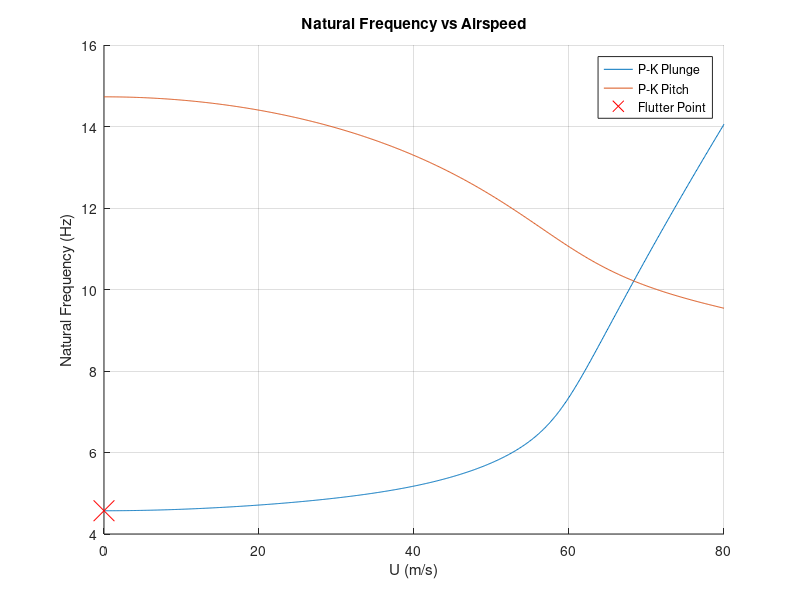
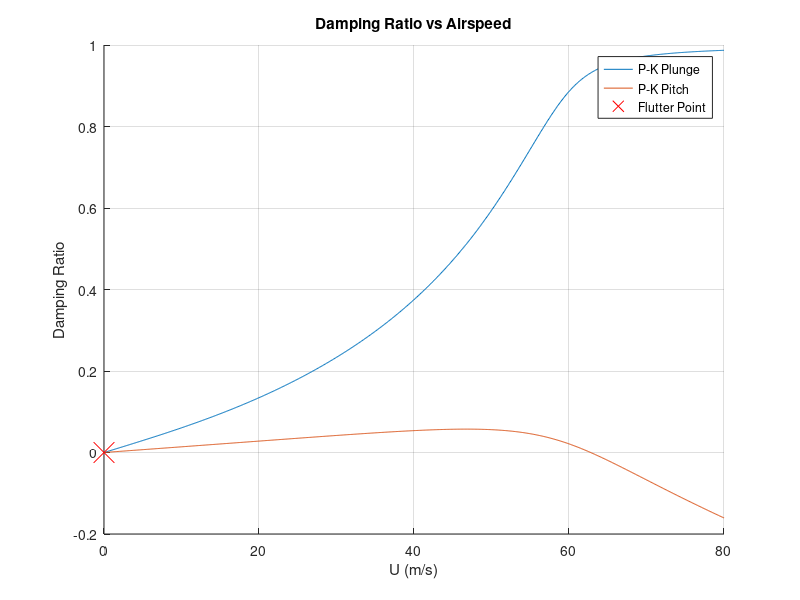

MATLAB code to generate these figures, in order:
close all;
clear all;

mu = 500;  % airfoil density (kg/m3)
c = 1;  % chord length (m)
x_f = 0.45 * c; % Location of elastical axis measured from leading edge of airfoil
a = -0.05 * c;  % Location of elastic axis measured from center of airfoil
t = 0.01;   % Airfoil thickness (m)
b = c / 2;  % Airfoil mid chord (m)



omega_h = 5 * 2 * pi;    % Plunge natural frequency (rad/s)
omega_alpha = 15 * 2 * pi;   % Pitch natural frequency (rad/s)

m = mu * c * t; % Mass per unit span of airfoil (kg/m)

S = -m * a;  

K_h = m * (omega_h ^ 2);    % Plunge stiffness

I_c = (1 / 12) * m * (c ^ 2);   % Moment of inertia of airfoil about center of airfoil
I_alpha = I_c + (m * (a ^ 2));  % Parallel axis theorem to obtain moment of inertia about elastic axis

K_alpha = I_alpha * (omega_alpha ^ 2);  % Pitch stiffness

rho = 1.225; % Density of air (kg/m3)

V1 = [];    %plunge eigenvalue
d1 = [];    % plunge damping
V2 = [];    % Pitch eigenvalue
d2 = [];    % Pitch damping
d_all = [];

U_min = 0;  % (m/s)
U_max = 80; % (m/s)
dU = 0.1; % (m/s)

tolerance = 1e-3;


U_range = U_min:dU:U_max;   % Range of velocity values from 0 to 80 m/s in steps of 0.1 m/s


for U = U_range

    ii = 3; % Eigenvalue index to extract

    for omega = [sqrt(K_h / m) sqrt(K_alpha / I_alpha)] % Initial estimate of flutter frequency

        error = 10; % Arbitrary number to determine convergence to stop p-k method iteration

        while error > tolerance     % While loop for eigenvalue iteration, stops when eigenvalue converges

            k = (omega * b) / U;
            C_k = 1 - (0.165 ./ (1 - 1i * (0.0455 ./ k))) - (0.335 ./ (1 - 1i * (0.30 ./ k)));  % Reduced frequency k using Theodorsen Function approximation

            M_matrix = [m, S; S, I_alpha];
            K_matrix = [K_h, 0; 0, K_alpha];
            D_matrix = rho * pi * (b ^ 2) * [-1, a; a, -((a ^ 2) + ((b ^ 2) / 8))];
            E_k_matrix = rho * pi * b * U * [-2 * C_k, -b + (2 * C_k * (a - (b / 2))); b - (b - (2 * a + b) * C_k), (b - (2 * a + b) * C_k) * (a - (b / 2))];
            F_k_matrix = rho * pi * b * (U ^ 2) * [0, -2 * C_k; 0, b - (b - (2 * a + b) * C_k)];
       
            A_k = [zeros(2), eye(2); (M_matrix - D_matrix) \ (F_k_matrix - K_matrix), (M_matrix - D_matrix) \ E_k_matrix];

            Eigenvalues = eig(A_k); % Eigenvalue analysis

            [Eigenvalues_Imag, Index] = sort(imag(Eigenvalues), 'ascend');  % Arranging the eigenvalues in ascending order by their imaginary parts

            Eigenvalue_Imag_1 = Eigenvalues_Imag(ii);   % Extracting imaginary part of largest/2nd largest eigenvalue for checking against initial assumed frequency (omega)
            error = abs(Eigenvalue_Imag_1 - omega);     % Calculate error between imaginary part of eigenvalue against initial assumed frequency (omega)
            omega = Eigenvalue_Imag_1;  % Initial assumed frequency is updated to the new eigenvalue imaginary part

        end

        Eigenvalues_sorted = Eigenvalues(Index);

        % Section to obtain and store frequencies and damping

        % plunge values
        if ii == 3

            V1 = [V1 abs(Eigenvalues_sorted(ii))];
            d1 = [d1 -1 * real(Eigenvalues_sorted(ii)) / abs(Eigenvalues_sorted(ii))];

        end

        % pitch values
        if ii == 4

            V2 = [V2 abs(Eigenvalues_sorted(ii))];

            d2 = [d2 -1 * real(Eigenvalues_sorted(ii)) / abs(Eigenvalues_sorted(ii))];


        end

        d_all = [d_all Eigenvalues_sorted];

        ii = ii + 1;

    end

end

% Loop to find the flutter speed and frequency at the point where damping
% goes negative
for i = 1:1:length(U_range)
    
    if d1(i)<0 
        Flutter_speed = U_range(i);
        Flutter_frequency = V1(i)/2/pi;
        Flutter_damping = d1(i);
        break;
    end
    
    if d2(i)<0 
        Flutter_speed = U_range(i);
        Flutter_frequency = V2(i)/2/pi;
        Flutter_damping = d2(i);
        break;
    end
    
end

fprintf("Flutter Speed: %.2f m/s \n", Flutter_speed);
fprintf("Flutter Frequency: %.3f Hz \n", Flutter_frequency);

figure(1)
title("Natural Frequency vs Airspeed")
xlabel("U (m/s)")
ylabel("Natural Frequency (Hz)")
hold on
plot(U_range,V1/2/pi,"DisplayName","P-K Plunge");
plot(U_range,V2/2/pi,"DisplayName","P-K Pitch");
plot(Flutter_speed, Flutter_frequency,"x","DisplayName", "Flutter Point", "Color", "red", "MarkerSize", 15)
legend show
hold off
grid on

figure(2)
title("Damping Ratio vs Airspeed")
xlabel("U (m/s)")
ylabel("Damping Ratio")
hold on
plot(U_range,d1,"DisplayName","P-K Plunge");
plot(U_range,d2,"DisplayName","P-K Pitch");
plot(Flutter_speed, Flutter_damping,"x","DisplayName", "Flutter Point", "Color", "red", "MarkerSize", 15)
legend show
hold off
grid on